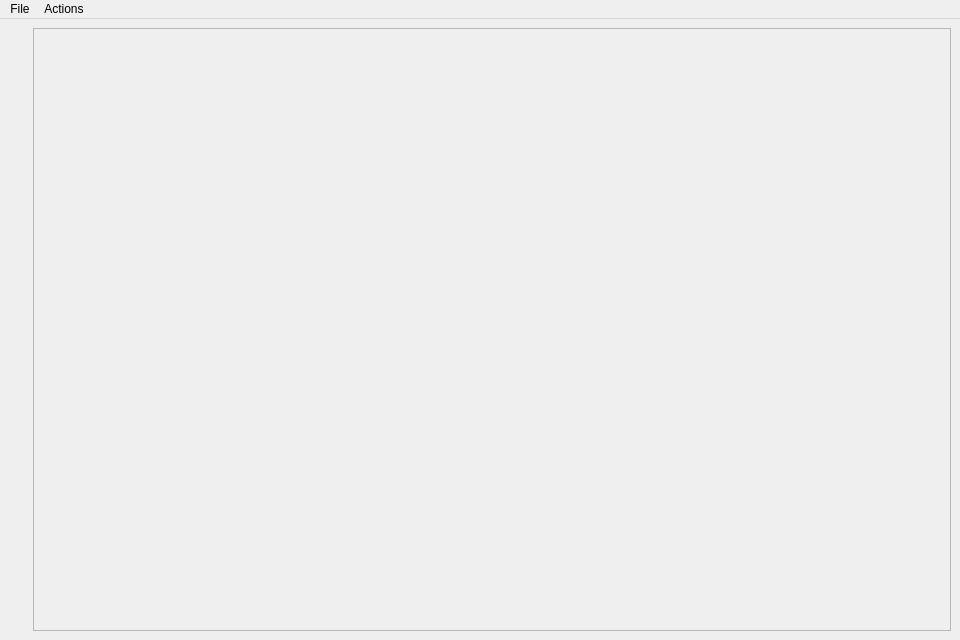
<?xml version="1.0" encoding="UTF-8"?>
<ui version="4.0">
 <class>MainWindow</class>
 <widget class="QMainWindow" name="MainWindow">
  <property name="geometry">
   <rect>
    <x>0</x>
    <y>0</y>
    <width>960</width>
    <height>640</height>
   </rect>
  </property>
  <property name="windowTitle">
   <string>Decomposing Images into Layers with Advanced Color Blending</string>
  </property>
  <widget class="QWidget" name="centralwidget">
   <layout class="QHBoxLayout" name="horizontalLayout_2">
    <item>
     <widget class="QWidget" name="mainWidget" native="true">
      <layout class="QVBoxLayout" name="verticalLayout_3">
       <item>
        <layout class="QVBoxLayout" name="mainVerticalLayout"/>
       </item>
      </layout>
     </widget>
    </item>
    <item>
     <layout class="QHBoxLayout" name="horizontalLayout">
      <item>
       <widget class="QScrollArea" name="scrollArea">
        <property name="widgetResizable">
         <bool>true</bool>
        </property>
        <widget class="QWidget" name="scrollAreaWidgetContents">
         <property name="geometry">
          <rect>
           <x>0</x>
           <y>0</y>
          </rect>
         </property>
         <layout class="QHBoxLayout" name="horizontalLayout_4">
          <item>
           <layout class="QHBoxLayout" name="scrollAreaHorizontalLayout"/>
          </item>
         </layout>
        </widget>
       </widget>
      </item>
     </layout>
    </item>
   </layout>
  </widget>
  <widget class="QMenuBar" name="menubar">
   <property name="geometry">
    <rect>
     <x>0</x>
     <y>0</y>
     <width>960</width>
     <height>22</height>
    </rect>
   </property>
   <widget class="QMenu" name="menuFile">
    <property name="title">
     <string>File</string>
    </property>
    <addaction name="actionImport"/>
    <addaction name="actionExport"/>
    <addaction name="separator"/>
    <addaction name="actionCapture"/>
   </widget>
   <widget class="QMenu" name="menuActions">
    <property name="title">
     <string>Actions</string>
    </property>
    <addaction name="actionDecompose"/>
    <addaction name="separator"/>
    <addaction name="actionDeleteLayer"/>
    <addaction name="actionCreateLayer"/>
   </widget>
   <addaction name="menuFile"/>
   <addaction name="menuActions"/>
  </widget>
  <action name="actionDecompose">
   <property name="text">
    <string>Decompose</string>
   </property>
   <property name="shortcut">
    <string>Ctrl+Return</string>
   </property>
  </action>
  <action name="actionDeleteLayer">
   <property name="text">
    <string>Delete Layer</string>
   </property>
   <property name="shortcut">
    <string>Ctrl+-</string>
   </property>
  </action>
  <action name="actionCreateLayer">
   <property name="text">
    <string>Create Layer</string>
   </property>
   <property name="shortcut">
    <string>Ctrl+Shift+;</string>
   </property>
  </action>
  <action name="actionExport">
   <property name="text">
    <string>Export</string>
   </property>
   <property name="shortcut">
    <string>Ctrl+E</string>
   </property>
  </action>
  <action name="actionImport">
   <property name="text">
    <string>Import</string>
   </property>
   <property name="shortcut">
    <string>Ctrl+I</string>
   </property>
  </action>
  <action name="actionCapture">
   <property name="text">
    <string>Capture</string>
   </property>
   <property name="shortcut">
    <string>Ctrl+S</string>
   </property>
  </action>
 </widget>
 <resources/>
 <connections/>
</ui>
